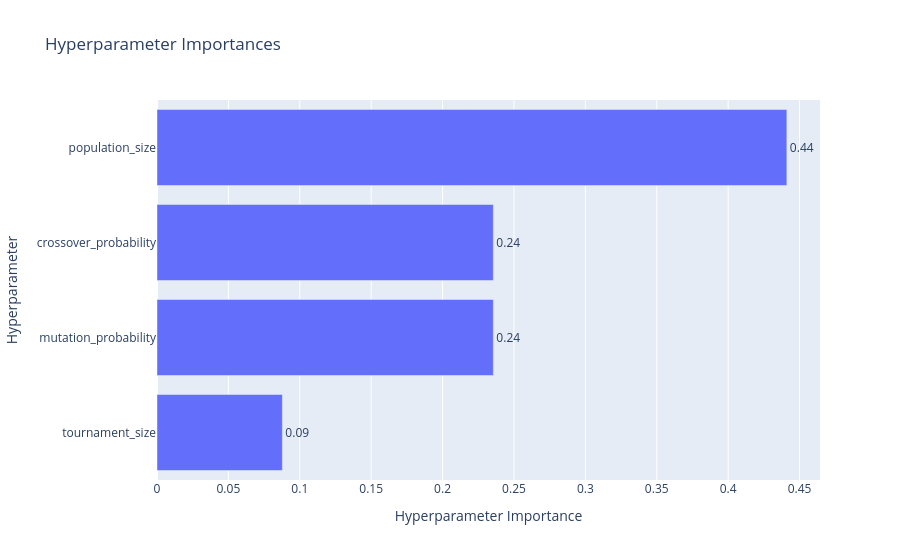

The cell this chart's notebook holds for it:
### Code cell
plot_param_importances(study).show()

### Figure 1 — Plotly figure (JSON) as saved in the notebook; plotly's stock layout.template omitted (floating-point values rounded to 4 significant figures)
{"data": [{"cliponaxis": false, "hovertemplate": ["tournament_size (CategoricalDistribution): 0.08779443254809192<extra></extra>", "mutation_probability (CategoricalDistribution): 0.2355460385438924<extra></extra>", "crossover_probability (CategoricalDistribution): 0.2355460385438924<extra></extra>", "population_size (CategoricalDistribution): 0.4411134903641233<extra></extra>"], "name": "Objective Value", "orientation": "h", "text": ["0.09", "0.24", "0.24", "0.44"], "textposition": "outside", "type": "bar", "x": [0.08779, 0.2355, 0.2355, 0.4411], "y": ["tournament_size", "mutation_probability", "crossover_probability", "population_size"]}], "layout": {"title": {"text": "Hyperparameter Importances"}, "xaxis": {"title": {"text": "Hyperparameter Importance"}}, "yaxis": {"title": {"text": "Hyperparameter"}}}}
